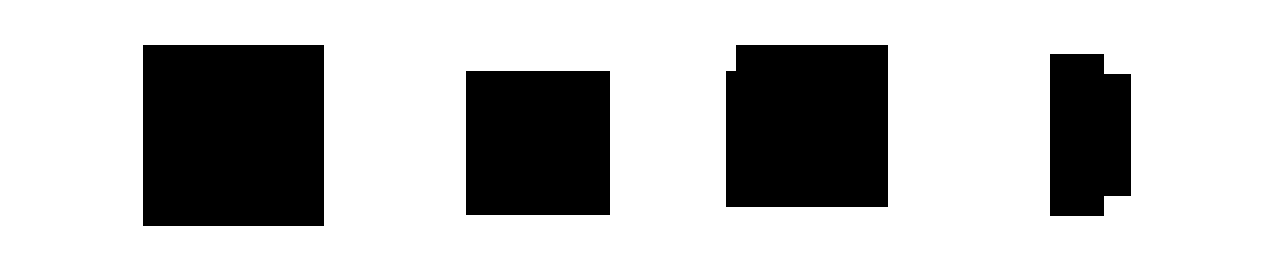
#> input picture shapes.png, 1280 x 260 px
$ python main.py   (Python 2 division)
#> lines starting #> are read from the running program, lines starting #| are printed output that depends on the picture; after the words box and inside, x2 and y2 are one past the last pixel; in counts of white or black regions, pixels touching at a corner belong together
import numpy as np
import cv2

img = cv2.imread('shapes.png')
#> img is the input picture: shape (260, 1280, 3); 72.5% white; 4 black regions, box (x1, y1, x2, y2) and area: (143, 45, 324, 226) 32761, (726, 45, 888, 207) 25984, (466, 71, 610, 215) 20736, (1050, 54, 1131, 216) 12042
cv2.imshow('im0',img)
gray = cv2.imread('shapes.png',0)

cv2.imshow('im1',gray)
ret,thresh = cv2.threshold(gray,127,255,1)
#> thresh: shape (260, 1280); 27.5% white; 4 white regions
cv2.imshow('im2',gray)

contours,h = cv2.findContours(thresh,1,2)
#> contours = 4 contours; box (x1, y1, x2, y2) and area: (143, 45, 324, 226) 32400, (726, 45, 888, 207) 25662, (466, 71, 610, 215) 20449, (1050, 54, 1131, 216) 11801; h = [[1, -1, -1, -1], [2, 0, -1, -1], [3, 1, -1, -1], [-1, 2, -1, -1]]

for cnt in contours:
    approx = cv2.approxPolyDP(cnt,0.01*cv2.arcLength(cnt,True),True)
    print len(approx)
    if len(approx) == 5:
        print "pentagon"
        cv2.drawContours(img,[cnt],0,255,-1)
    elif len(approx) == 3:
        print "triangle"
        cv2.drawContours(img,[cnt],0,(0,255,0),-1)
    elif len(approx) == 4:
        print "square"
        cv2.drawContours(img,[cnt],0,(0,255,0),-1)
    elif len(approx) == 8:
        print "half-circle"
        cv2.drawContours(img,[cnt],0,(0,255,0),-1)
    elif len(approx) >15:
        print "circle"
        cv2.drawContours(img,[cnt],0,(0,255,0),-1)
#> this loop made 4 passes
#> approx on passes 1, 4: [[466, 71], [466, 214], [609, 214], [609, 71]], [[143, 45], [143, 225], [323, 225], [323, 45]]
#| 4
#| square
#| 8
#| half-circle
#| 6
#| 4
#| square
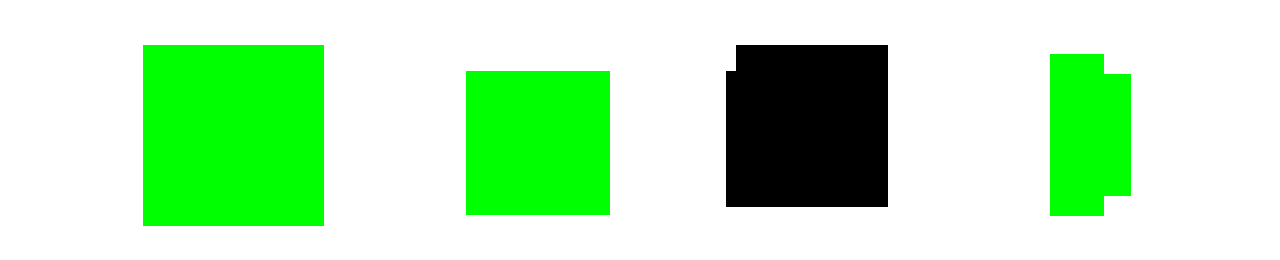
#> img: shape (260, 1280, 3); 19.69% of pixels changed, all inside (x1, y1, x2, y2) = (143, 45, 1131, 226)

cv2.imshow('img',img)
cv2.waitKey(0)
cv2.destroyAllWindows()
